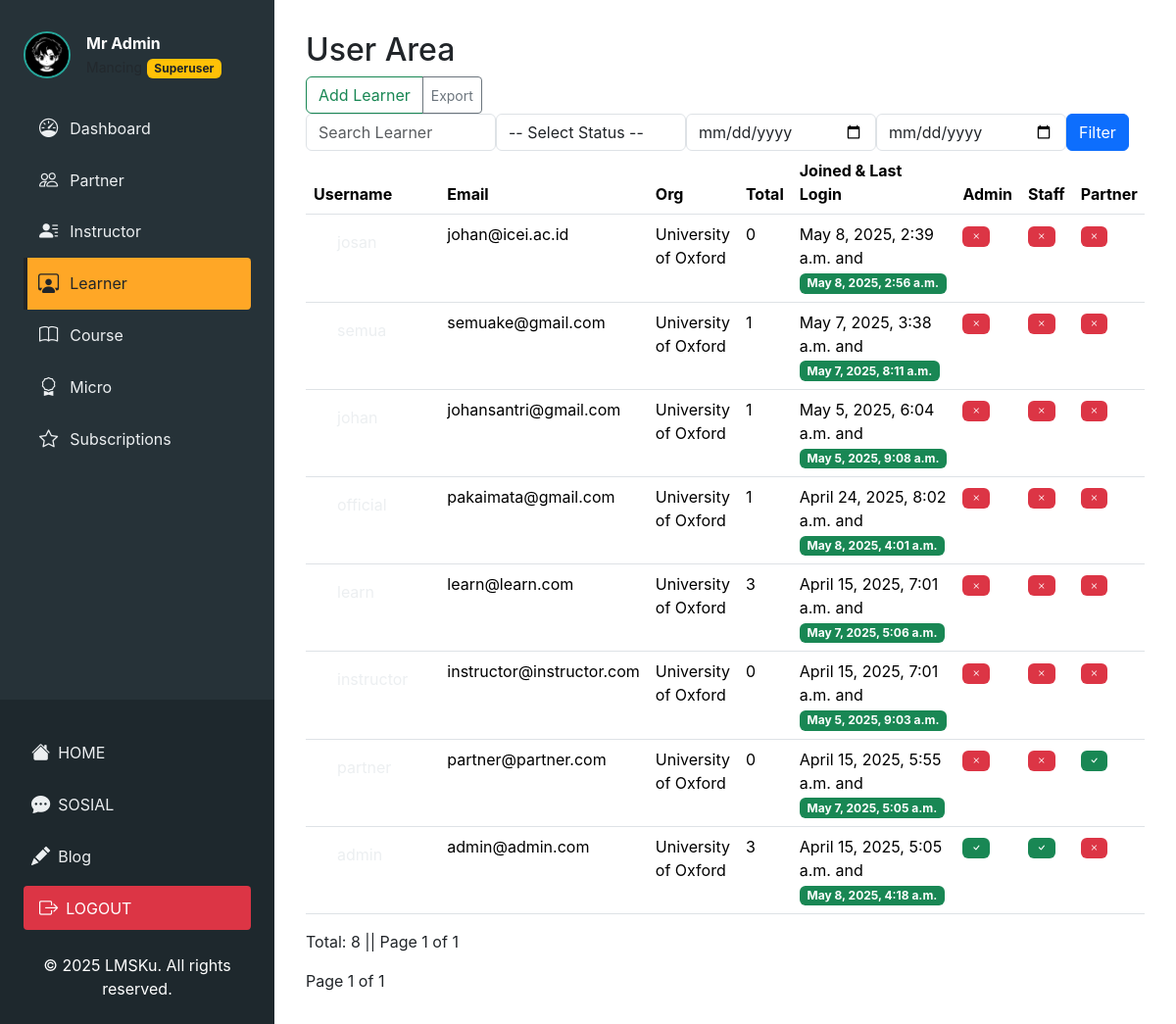
The app's page /all-user/ (signed in), older data.
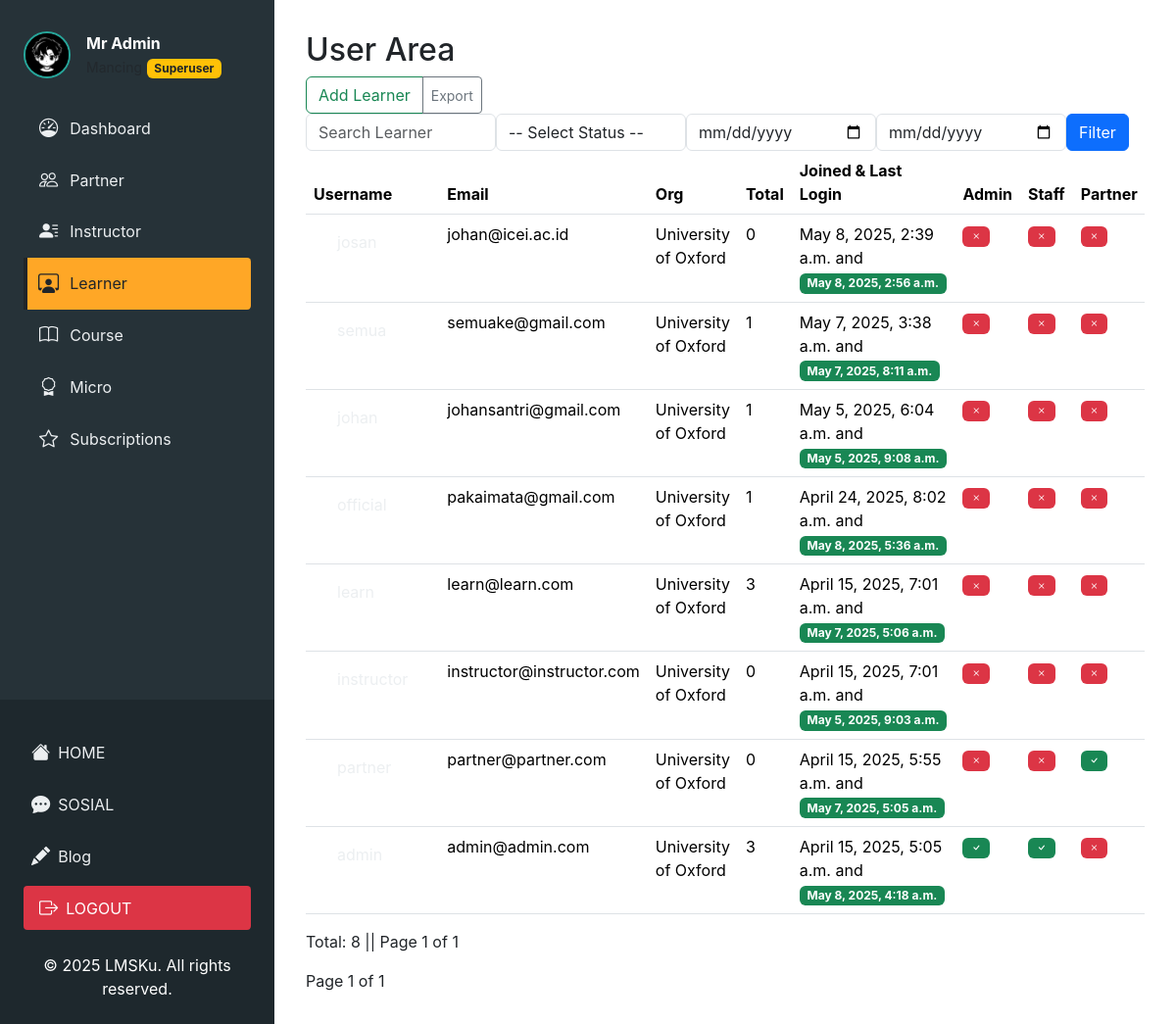
The same page, newer data.
### authentication/models.py (models this page shows, shortened)
class CustomUser(AbstractUser):
    gen = {
        "male":"male",
        "female":"female",
    }
    edu = {
        "Basic":"Basic",
        "Secondary":"Secondary",
        "Higher":"Higher",
        "Diploma":"Diploma",
        "Bachelor's":"Bachelor",
        "Master":"Master",
        "Doctorate":"Doctorate",
    }
    choice_country = [
        ('af', 'Afganistan'),
        ('al', 'Albania'),
        ('dz', 'Aljazair'),
        ('ad', 'Andorra'),
        ('ao', 'Angola'),
        ('ar', 'Argentina'),
        ('am', 'Armenia'),
        ('au', 'Australia'),
        ('at', 'Austria'),
        ('az', 'Azerbaijan'),
        ('bs', 'Bahama'),
        ('bh', 'Bahrain'),
        ('bd', 'Bangladesh'),
        ('bb', 'Barbados'),
        ('by', 'Belarusia'),
        ('be', 'Belgia'),
        ('bz', 'Belize'),
        ('bj', 'Benin'),
        ('bt', 'Bhutan'),
        ('bo', 'Bolivia'),
        ('ba', 'Bosnia dan Herzegovina'),
        ('bw', 'Botswana'),
        ('br', 'Brasil'),
        ('bn', 'Brunei'),
        ('bg', 'Bulgaria'),
        ('bf', 'Burkina Faso'),
        ('bi', 'Burundi'),
        ('kh', 'Kamboja'),
        ('cm', 'Kamerun'),
        ('ca', 'Kanada'),
        ('cv', 'Cape Verde'),
        ('cf', 'Republik Afrika Tengah'),
        ('td', 'Chad'),
        ('cl', 'Cile'),
        ('cn', 'Cina'),
        ('co', 'Kolombia'),
        ('km', 'Komoro'),
        ('cd', 'Republik Demokratik Kongo'),
        ('cg', 'Kongo'),
        ('cr', 'Kosta Rika'),
        ('hr', 'Kroasia'),
        ('cu', 'Kuba'),
        ('cy', 'Siprus'),
        ('cz', 'Ceko'),
        ('ci', 'Pantai Gading'),
        ('dk', 'Denmark'),
        ('dj', 'Djibouti'),
        ('dm', 'Dominika'),
        ('do', 'Republik Dominika'),
        ('ec', 'Ekuador'),
        ('eg', 'Mesir'),
        ('sv', 'El Salvador'),
        ('gq', 'Guinea Khatulistiwa'),
        ('er', 'Eritrea'),
        ('ee', 'Estonia'),
        ('et', 'Etiopia'),
        ('fj', 'Fiji'),
        ('fi', 'Finlandia'),
        ('fr', 'Perancis'),
        ('ga', 'Gabon'),
        ('gm', 'Gambia'),
        ('ge', 'Georgia'),
        ('de', 'Jerman'),
        ('gh', 'Ghana'),
        ('gr', 'Yunani'),
        ('gt', 'Guatemala'),
        ('gn', 'Guinea'),
        ('gw', 'Guinea-Bissau'),
        ('gy', 'Guyana'),
        ('ht', 'Haiti'),
        ('hn', 'Honduras'),
        ('hu', 'Hongaria'),
        ('is', 'Islandia'),
        ('in', 'India'),
        ('id', 'Indonesia'),
        ('ir', 'Iran'),
        ('iq', 'Irak'),
        ('ie', 'Irlandia'),
        ('il', 'Israel'),
        ('it', 'Italia'),
        ('jm', 'Jamaika'),
        ('jp', 'Jepang'),
        ('jo', 'Yordania'),
        ('kz', 'Kazakhstan'),
        ('ke', 'Kenya'),
        ('ki', 'Kiribati'),
        ('kr', 'Korea Selatan'),
        ('kw', 'Kuwait'),
        ('kg', 'Kirgizstan'),
        ('la', 'Laos'),
        ('lv', 'Latvia'),
        ('lb', 'Libanon'),
        ('ls', 'Lesotho'),
        ('lr', 'Liberia'),
        ('ly', 'Libya'),
        ('li', 'Liechtenstein'),
        ('lt', 'Lituania'),
        ('lu', 'Luxembourg'),
        ('mk', 'Makedonia Utara'),
        ('mg', 'Madagaskar'),
        ('mw', 'Malawi'),
        ('my', 'Malaysia'),
        ('mv', 'Maladewa'),
        ('ml', 'Mali'),
        ('mt', 'Malta'),
        ('mh', 'Kepulauan Marshall'),
        ('mr', 'Mauritania'),
        ('mu', 'Mauritius'),
        ('mx', 'Meksiko'),
        ('fm', 'Micronesia'),
        ('md', 'Moldova'),
        ('mc', 'Monako'),
        ('mn', 'Mongolia'),
        ('me', 'Montenegro'),
        ('ma', 'Maroko'),
        ('mz', 'Mozambik'),
        ('mm', 'Myanmar'),
        ('na', 'Namibia'),
        ('np', 'Nepal'),
        ('nl', 'Belanda'),
        ('nz', 'Selandia Baru'),
        ('ni', 'Nikaragua'),
        ('ne', 'Niger'),
        ('ng', 'Nigeria'),
        ('no', 'Norwegia'),
        ('om', 'Oman'),
        ('pk', 'Pakistan'),
        ('pw', 'Palau'),
        ('pa', 'Panama'),
        ('pg', 'Papua Nugini'),
        ('py', 'Paraguay'),
        ('pe', 'Peru'),
        ('ph', 'Filipina'),
        ('pl', 'Polandia'),
        ('pt', 'Portugal'),
        ('qa', 'Qatar'),
        ('ro', 'Rumania'),
        ('ru', 'Rusia'),
        ('rw', 'Rwanda'),
        ('ws', 'Samoa'),
        ('st', 'São Tomé dan Príncipe'),
        ('sa', 'Arab Saudi'),
        ('sn', 'Senegal'),
        ('rs', 'Serbia'),
        ('sc', 'Seychelles'),
        ('sl', 'Sierra Leone'),
        ('sg', 'Singapura'),
        ('sk', 'Slovakia'),
        ('si', 'Slovenia'),
        ('sb', 'Kepulauan Solomon'),
        ('so', 'Somalia'),
        ('za', 'Afrika Selatan'),
        ('es', 'Spanyol'),
        ('lk', 'Sri Lanka'),
        ('sd', 'Sudan'),
        ('sr', 'Suriname'),
        ('se', 'Swedia'),
        ('ch', 'Swiss'),
        ('sy', 'Suriah'),
        ('tw', 'Taiwan'),
        ('tj', 'Tajikistan'),
        ('tz', 'Tanzania'),
        ('th', 'Thailand'),
        ('tl', 'Timor Leste'),
        ('tg', 'Togo'),
        ('to', 'Tonga'),
        ('tt', 'Trinidad dan Tobago'),
        ('tn', 'Tunisia'),
        ('tr', 'Turki'),
        ('tm', 'Turkmenistan'),
        ('ug', 'Uganda'),
        ('ua', 'Ukraina'),
        ('ae', 'Uni Emirat Arab'),
        ('gb', 'Inggris'),
        ('us', 'Amerika Serikat'),
        ('uy', 'Uruguay'),
        ('uz', 'Uzbekistan'),
        ('vu', 'Vanuatu'),
        ('va', 'Vatikans'),
        ('ve', 'Venezuela'),
        ('vn', 'Vietnam'),
        ('ye', 'Yaman'),
        ('zm', 'Zambia'),
        ('zw', 'Zimbabwe'),
        ('ps', 'Palestina')  # Palestina ditambahkan
    ]
    email = models.EmailField(_("email address"), unique=True)  # Menambahkan unique=True
    phone = models.CharField(max_length=20, blank=True, null=True)
    gender = models.CharField(max_length=10, choices=[('M', 'Male'), ('F', 'Female')], blank=True, null=True)
    country = models.CharField(
        max_length=2,
        choices=choice_country,
        null=True,  # Mengizinkan nilai null di database
        blank=True,  # Mengizinkan form kosong
        default='id'  # Indonesia sebagai default
    )
    birth = models.DateField(null=True, blank=True)
    photo = models.ImageField(upload_to='profile_pics/', blank=True, null=True)
    address = models.TextField(blank=True, null=True)
    hobby = models.CharField(_("hobby"), max_length=150, blank=True)
    education = models.CharField(_("education"), max_length=10, choices=edu,blank=True)
    gender = models.CharField(_("gender"), max_length=8, choices=gen,blank=True)
    university = models.ForeignKey(Universiti, on_delete=models.CASCADE, blank=True, null=True, verbose_name=_("university"))
    tiktok = models.CharField(_("tiktok"), max_length=200, blank=True)
    youtube = models.CharField(_("youtube"), max_length=200, blank=True)
    facebook = models.CharField(_("facebook"), max_length=200, blank=True)
    instagram = models.CharField(_("instagram"), max_length=200, blank=True)
    linkedin = models.CharField(_("linkedin"), max_length=200, blank=True)
    twitter = models.CharField(_("twitter"), max_length=200, blank=True)
    is_member = models.BooleanField(_("member status"), default=False, help_text=_("Designates whether the user can log into this admin member."))
    is_subscription = models.BooleanField(_("subscription status"), default=False, help_text=_("Designates whether the user can log into this admin subscription."))
    is_instructor = models.BooleanField(_("instructor status"), default=False, help_text=_("Designates whether the user can log into this admin instructor."))
    is_partner = models.BooleanField(_("partner status"), default=False, help_text=_("Designates whether the user can log into this admin partner."))
    is_audit = models.BooleanField(_("audit status"), default=False, help_text=_("Designates whether the user can log into this admin audit."))
    is_learner = models.BooleanField(_("learner status"), default=True, help_text=_("Designates whether the user can log into this admin learner."))
    is_note = models.BooleanField(_("note status"), default=False, help_text=_("Designates whether the user can log into this admin note."))
    EMAIL_FIELD = "email"
    USERNAME_FIELD = "email"
    REQUIRED_FIELDS = ["username"]

class Universiti(models.Model):
    name = models.CharField(max_length=200, blank=True, null=True)
    slug = models.SlugField(unique=True)
    location = models.CharField(max_length=100, blank=True, null=True)
    kode = models.CharField(max_length=10, blank=True)
    def __str__(self):
        return self.name or ""

### authentication/views.py (the view, shortened to what this page needs)
# urls.py: path('all-user/',views.all_user,name='all-user'),
@login_required
@ratelimit(key='ip', rate='100/h')
def all_user(request):
    if not request.user.is_authenticated:
        return redirect("/login/?next=%s" % request.path)
    if request.user.is_superuser:
        users = CustomUser.objects.all().order_by('-date_joined')
    else:
        users = CustomUser.objects.filter(id=request.user.id).order_by('-date_joined')
    search_query = request.GET.get('search', '').strip()
    status_filter = request.GET.get('status', '').strip()
    date_from = request.GET.get('date_from', '').strip()
    date_to = request.GET.get('date_to', '').strip()
    page_number = request.GET.get('page', 1)
    if search_query:
        users = users.filter(
            Q(username__icontains=search_query) |
            Q(email__icontains=search_query) |
            Q(first_name__icontains=search_query)
        )
    if status_filter:
        if status_filter == 'active':
            users = users.filter(is_active=True)
        elif status_filter == 'inactive':
            users = users.filter(is_active=False)
    if date_from:
        users = users.filter(date_joined__gte=date_from)
    if date_to:
        users = users.filter(date_joined__lte=date_to)
    users = users.annotate(total_courses=Count('enrollments'))
    total_user_count = users.count()
    paginator = Paginator(users, 10)  # Show 10 users per page
    page_obj = paginator.get_page(page_number)
    context = {
        'users': page_obj,
        'search_query': search_query,
        'total_user_count': total_user_count,
        'status_filter': status_filter,
        'date_from': date_from,
        'date_to': date_to,
    }
    return render(request, 'authentication/all_user.html', context)

### authentication/context_processors.py (called while the page is built)
def search_history_context(request):
    search_history = []
    if request.user.is_authenticated:
        search_history = SearchHistory.objects.filter(user=request.user).order_by('-search_date')[:10]
    else:
        cache_key = f"search_history_anonymous_{request.session.session_key or 'default'}"
        search_history = cache.get(cache_key, [])
    return {
        'search_history': search_history
    }

### templates/authentication/all_user.html (shortened to what the changed rows need)
{% extends 'home/tes.html' %}
{% load static %}
{% block content %}
                <h1 class="h2">User Area</h1>
                {% if request.user.is_superuser or request.user.is_partner %}
                <div class="table-responsive">
                {% endif %}
                <table class="table table-hover">
                    <thead>
                        <tr>
                            <th>Username</th>
                            <th>Email</th>
                            <th>Org</th>
                            <th scope="col">Total</th>
                            <th>Joined & Last Login</th>
                            {% if request.user.is_superuser %}
                            <th>Admin</th>
                            <th>Staff</th>
                            <th>Partner</th>
                            {% elif request.user.is_partner %}
                            <th>Status</th>
                            {% endif %}
                        </tr>
                    </thead>
                    <tbody>
                        {% for user in users %}
                        <tr>
                            <td><a class="dropdown-item" href="{% url 'authentication:user_detail' user.id %}">{{ user.username }}</a></td>
                            <td>{{ user.email }}</td>
                            <td>{{ user.university }}</td>
                            <td>{{ user.total_courses }}</td>
                            <td>{{ user.date_joined }} and <span class="badge bg-success">{{ user.last_login }}</span></td>
                            {% if request.user.is_superuser %}
                            <td>
                                {% if user.is_superuser %}
                                    <span class="badge bg-success"><i class="bi bi-check" aria-hidden="true"></i></span>
                                {% else %}
                                    <span class="badge bg-danger"><i class="bi bi-x" aria-hidden="true"></i></span>
                                {% endif %}
                            </td>
                            <td>
                                {% if user.is_staff %}
                                    <span class="badge bg-success"><i class="bi bi-check" aria-hidden="true"></i></span>
                                {% else %}
                                    <span class="badge bg-danger"><i class="bi bi-x" aria-hidden="true"></i></span>
                                {% endif %}
                            </td>
                            <td>
                                {% if user.is_partner %}
                                    <span class="badge bg-success"><i class="bi bi-check" aria-hidden="true"></i></span>
                                {% else %}
                                    <span class="badge bg-danger"><i class="bi bi-x" aria-hidden="true"></i></span>
                                {% endif %}
                            </td>
                            {% endif %}
                        </tr>
                        {% endfor %}
                    </tbody>
                </table>
                </div>
{% endblock %}

Row changes from the older to the newer data that the page shows:
changed CustomUser "pakaimata@gmail.com": last_login "May 8, 2025, 4:01 a.m." → "May 8, 2025, 5:36 a.m."
